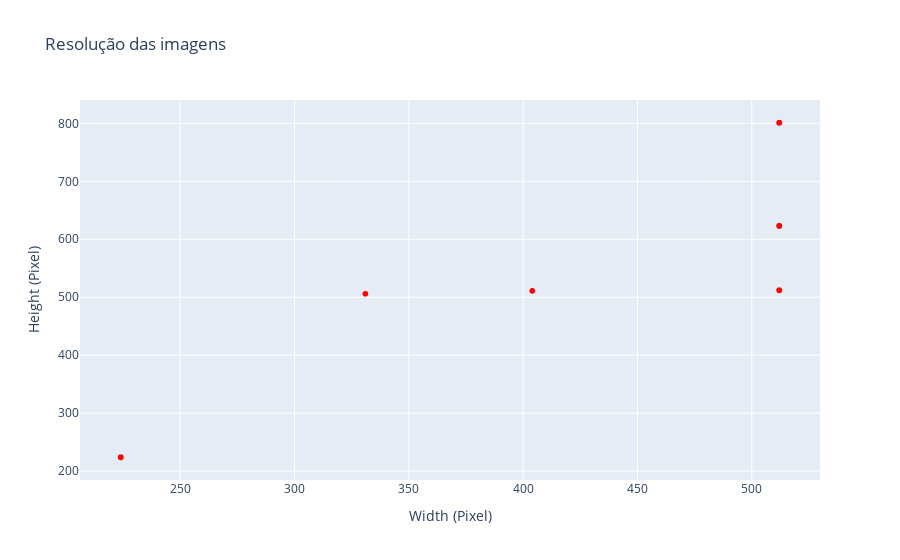

The code cell stored with this chart in its notebook:
### Code cell
fig = px.scatter(x = resolutions[:,0], y = resolutions[:,1], title = "Resolução das imagens")
fig.update_layout(
    xaxis_title = "Width (Pixel)",
    yaxis_title = "Height (Pixel)",
    showlegend = False,
    hovermode = "closest"
)
fig.update_traces(marker = dict(color="red"))
fig.show()

### Figure 1 — Plotly figure (JSON) as saved in the notebook; plotly's stock layout.template omitted (floating-point values rounded to 4 significant figures; data arrays with more than 128 entries replaced by an {"elided": "..."} marker saying what was removed)
{"data": [{"hovertemplate": "x=%{x}<br>y=%{y}<extra></extra>", "legendgroup": "", "marker": {"color": "red", "symbol": "circle"}, "mode": "markers", "name": "", "showlegend": false, "type": "scattergl", "x": {"elided": "3609 int values"}, "xaxis": "x", "y": {"elided": "3609 int values"}, "yaxis": "y"}], "layout": {"hovermode": "closest", "legend": {"tracegroupgap": 0}, "showlegend": false, "title": {"text": "Resolução das imagens"}, "xaxis": {"anchor": "y", "domain": [0, 1], "title": {"text": "Width (Pixel)"}}, "yaxis": {"anchor": "x", "domain": [0, 1], "title": {"text": "Height (Pixel)"}}}}
